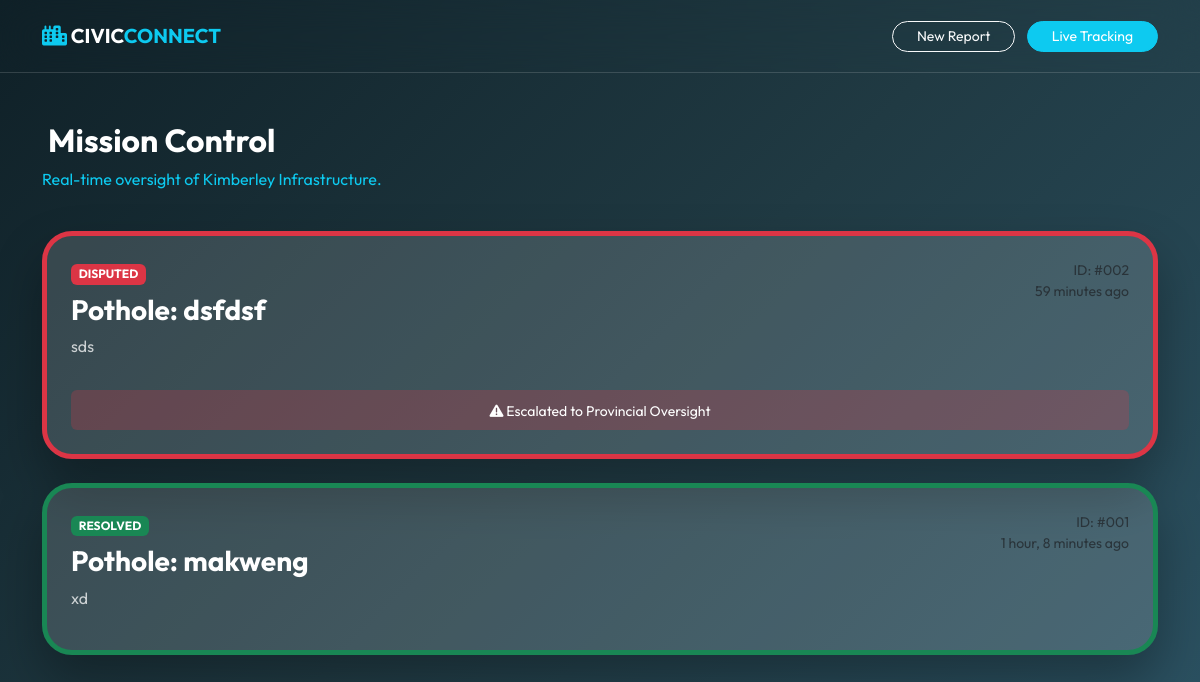
Screenshot of /tracking/ with the database file from the repository.
### reports/models.py (models this page shows, shortened)
class Report(models.Model):
    CATEGORY_CHOICES = [
        ('Pothole', 'Hazardous Pothole'),
        ('Water', 'Major Pipe Burst'),
        ('Power', 'Grid Failure'),
        ('Traffic', 'Traffic Light Malfunction'),
    ]
    category = models.CharField(max_length=20, choices=CATEGORY_CHOICES)
    location = models.CharField(max_length=255)
    description = models.TextField()
    status = models.CharField(max_length=20, default='Pending') # Pending, Dispatched, Resolved
    created_at = models.DateTimeField(auto_now_add=True)

### tracking/views.py (the view)
# urls.py: path('', views.dashboard, name='dashboard'),
def dashboard(request):
    all_reports = Report.objects.all().order_by('-created_at')
    return render(request, 'tracking/dashboard.html', {'reports': all_reports})

### tracking/templates/tracking/dashboard.html (shortened to what this page needs)
{% extends 'reports/base.html' %}
{% block content %}
<div class="row">
    <div class="col-12 mb-4 animate__animated animate__fadeIn">
        <h2 class="fw-bold"> Mission Control</h2>
        <p class="text-info">Real-time oversight of Kimberley Infrastructure.</p>
    </div>
    {% for report in reports %}
    <div class="col-md-12 mb-4">
        <div class="glass-card p-4 border-start
            {% if report.status == 'Pending' %}border-warning
            {% elif report.status == 'Resolved' %}border-success
            {% elif report.status == 'Disputed' %}border-danger
            {% else %}border-info{% endif %} border-5 animate__animated animate__slideInRight">
            <div class="d-flex justify-content-between align-items-start">
                <div>
                    <span class="badge
                        {% if report.status == 'Pending' %}bg-warning text-dark
                        {% elif report.status == 'Resolved' %}bg-success
                        {% elif report.status == 'Disputed' %}bg-danger
                        {% else %}bg-info{% endif %} mb-2">
                        {{ report.status|upper }}
                    </span>
                    <h3 class="fw-bold">{{ report.category }}: {{ report.location }}</h3>
                    <p class="opacity-75">{{ report.description }}</p>
                </div>
                <div class="text-end text-muted small">
                    ID: #00{{ report.id }}<br>
                    {{ report.created_at|timesince }} ago
                </div>
            </div>
            {% if report.status != 'Resolved' and report.status != 'Disputed' %}
            <div class="mt-4 p-4 rounded-4 bg-black bg-opacity-50 border border-secondary">
                <h6 class="text-info fw-bold mb-3"><i class="fas fa-user-shield"></i> Quality Control</h6>
                <p class="small">If the municipal team has arrived, please verify the outcome:</p>
                <a href="{% url 'verify_fix' report.id %}" class="btn btn-success btn-sm px-4 rounded-pill me-2">Verify Fix</a>
                <a href="{% url 'dispute_fix' report.id %}" class="btn btn-outline-danger btn-sm px-4 rounded-pill">Dispute Resolution</a>
            </div>
            {% elif report.status == 'Disputed' %}
            <div class="mt-3 p-2 bg-danger bg-opacity-25 rounded text-center">
                <small><i class="fas fa-exclamation-triangle"></i> Escalated to Provincial Oversight</small>
            </div>
            {% endif %}
        </div>
    </div>
    {% empty %}
    <div class="col-12 text-center py-5">
        <h4 class="text-muted">All systems operational.</h4>
    </div>
    {% endfor %}
</div>
{% endblock %}

### reports/templates/reports/base.html (shortened to what this page needs)
<!DOCTYPE html>
<html lang="en">
<head>
    <link href="https://cdn.jsdelivr.net/npm/bootstrap@5.3.0/dist/css/bootstrap.min.css" rel="stylesheet">
    <link rel="stylesheet" href="https://cdnjs.cloudflare.com/ajax/libs/animate.css/4.1.1/animate.min.css"/>
    <link rel="stylesheet" href="https://cdnjs.cloudflare.com/ajax/libs/font-awesome/6.0.0/css/all.min.css">
</head>
<body>
    <nav class="navbar navbar-expand-lg navbar-dark py-3 mb-5">
        <div class="container">
            <a class="navbar-brand fw-bold animate__animated animate__fadeInLeft" href="/">
                <i class="fas fa-city text-info"></i> CIVIC<span class="text-info">CONNECT</span>
            </a>
            <div class="ms-auto">
                <a href="/" class="btn btn-outline-light btn-sm rounded-pill px-4 me-2">New Report</a>
                <a href="/tracking/" class="btn btn-info btn-sm rounded-pill px-4 text-white">Live Tracking</a>
            </div>
        </div>
    </nav>
    <div class="container animate__animated animate__fadeIn">
        {% block content %} {% endblock %}
    </div>
</body>
</html>

### reports/templates/reports/base.html (style rules this page uses)
:root { --glass: rgba(255, 255, 255, 0.15); --neon-blue: #00d2ff; }
body { font-family: 'Outfit', sans-serif; background: linear-gradient(135deg, #0f2027, #203a43, #2c5364); color: white; min-height: 100vh; overflow-x: hidden; }
.glass-card { background: var(--glass); backdrop-filter: blur(15px); border: 1px solid rgba(255, 255, 255, 0.2); border-radius: 30px; box-shadow: 0 25px 50px rgba(0,0,0,0.3); transition: 0.5s ease; }
.navbar { backdrop-filter: blur(20px); border-bottom: 1px solid var(--glass); }

### rows the page displays
Report: status "DISPUTED", category "Pothole", location "dsfdsf", description "sds", id "2", created_at "59 minutes", shows "Escalated to Provincial Oversight"
Report: status "RESOLVED", category "Pothole", location "makweng", description "xd", id "1", created_at "1 hour, 8 minutes"
